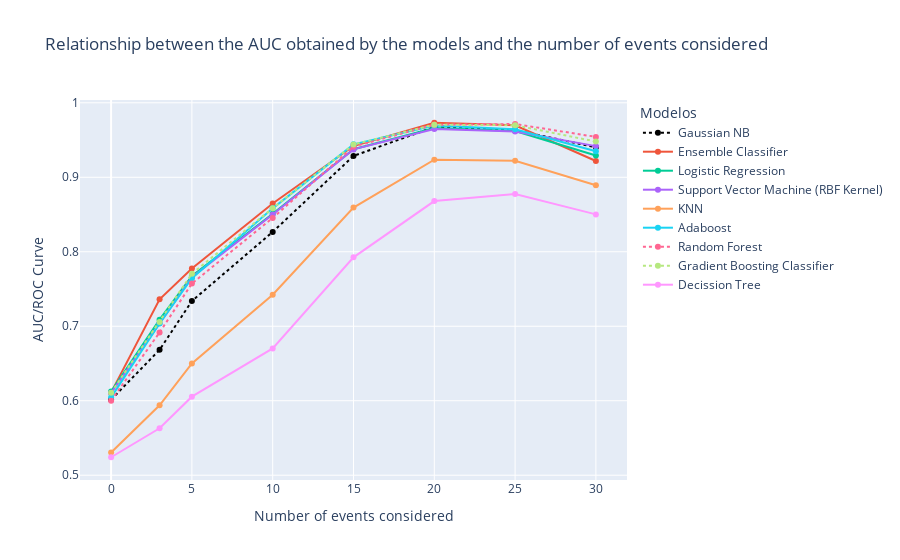

Here is the notebook cell this chart was saved with:
### Code cell
fig = px.line(df, color='model', markers=True, x='amount_events', y='auc',labels={"amount_events": "Number of events considered","auc": "AUC/ROC Curve","model": "Modelos"},title="Relationship between the AUC obtained by the models and the number of events considered")
fig.update_traces(patch={"line": {"dash": 'dot'}}, selector={"legendgroup": "Gradient Boosting Classifier"})
fig.update_traces(patch={"line": {"dash": 'dot'}}, selector={"legendgroup": "Random Forest"})
fig.update_traces(patch={"line": {'color': 'black',"dash": 'dot'}}, selector={"legendgroup": "Gaussian NB"})
fig.show()

### Figure 1 — Plotly figure (JSON) as saved in the notebook; plotly's stock layout.template omitted (floating-point values rounded to 4 significant figures)
{"data": [{"hovertemplate": "Modelos=Gaussian NB<br>Number of events considered=%{x}<br>AUC/ROC Curve=%{y}<extra></extra>", "legendgroup": "Gaussian NB", "line": {"color": "black", "dash": "dot"}, "marker": {"symbol": "circle"}, "mode": "markers+lines", "name": "Gaussian NB", "orientation": "v", "showlegend": true, "type": "scatter", "x": [0, 3, 5, 10, 15, 20, 25, 30], "xaxis": "x", "y": [0.6014, 0.6683, 0.7339, 0.8266, 0.9287, 0.9675, 0.9634, 0.9403], "yaxis": "y"}, {"hovertemplate": "Modelos=Ensemble Classifier<br>Number of events considered=%{x}<br>AUC/ROC Curve=%{y}<extra></extra>", "legendgroup": "Ensemble Classifier", "line": {"color": "#EF553B", "dash": "solid"}, "marker": {"symbol": "circle"}, "mode": "markers+lines", "name": "Ensemble Classifier", "orientation": "v", "showlegend": true, "type": "scatter", "x": [0, 3, 5, 10, 15, 20, 25, 30], "xaxis": "x", "y": [0.6109, 0.7361, 0.7776, 0.8648, 0.9419, 0.9732, 0.9699, 0.9218], "yaxis": "y"}, {"hovertemplate": "Modelos=Logistic Regression<br>Number of events considered=%{x}<br>AUC/ROC Curve=%{y}<extra></extra>", "legendgroup": "Logistic Regression", "line": {"color": "#00cc96", "dash": "solid"}, "marker": {"symbol": "circle"}, "mode": "markers+lines", "name": "Logistic Regression", "orientation": "v", "showlegend": true, "type": "scatter", "x": [0, 3, 5, 10, 15, 20, 25, 30], "xaxis": "x", "y": [0.6124, 0.7088, 0.7676, 0.8509, 0.9377, 0.9663, 0.962, 0.9293], "yaxis": "y"}, {"hovertemplate": "Modelos=Support Vector Machine (RBF Kernel)<br>Number of events considered=%{x}<br>AUC/ROC Curve=%{y}<extra></extra>", "legendgroup": "Support Vector Machine (RBF Kernel)", "line": {"color": "#ab63fa", "dash": "solid"}, "marker": {"symbol": "circle"}, "mode": "markers+lines", "name": "Support Vector Machine (RBF Kernel)", "orientation": "v", "showlegend": true, "type": "scatter", "x": [0, 3, 5, 10, 15, 20, 25, 30], "xaxis": "x", "y": [0.6103, 0.7039, 0.7658, 0.85, 0.9374, 0.9649, 0.9615, 0.9418], "yaxis": "y"}, {"hovertemplate": "Modelos=KNN<br>Number of events considered=%{x}<br>AUC/ROC Curve=%{y}<extra></extra>", "legendgroup": "KNN", "line": {"color": "#FFA15A", "dash": "solid"}, "marker": {"symbol": "circle"}, "mode": "markers+lines", "name": "KNN", "orientation": "v", "showlegend": true, "type": "scatter", "x": [0, 3, 5, 10, 15, 20, 25, 30], "xaxis": "x", "y": [0.5305, 0.5938, 0.6501, 0.7424, 0.8594, 0.9236, 0.9223, 0.8892], "yaxis": "y"}, {"hovertemplate": "Modelos=Adaboost<br>Number of events considered=%{x}<br>AUC/ROC Curve=%{y}<extra></extra>", "legendgroup": "Adaboost", "line": {"color": "#19d3f3", "dash": "solid"}, "marker": {"symbol": "circle"}, "mode": "markers+lines", "name": "Adaboost", "orientation": "v", "showlegend": true, "type": "scatter", "x": [0, 3, 5, 10, 15, 20, 25, 30], "xaxis": "x", "y": [0.6045, 0.7037, 0.7645, 0.8583, 0.9442, 0.9696, 0.9646, 0.9351], "yaxis": "y"}, {"hovertemplate": "Modelos=Random Forest<br>Number of events considered=%{x}<br>AUC/ROC Curve=%{y}<extra></extra>", "legendgroup": "Random Forest", "line": {"color": "#FF6692", "dash": "dot"}, "marker": {"symbol": "circle"}, "mode": "markers+lines", "name": "Random Forest", "orientation": "v", "showlegend": true, "type": "scatter", "x": [0, 3, 5, 10, 15, 20, 25, 30], "xaxis": "x", "y": [0.6001, 0.6917, 0.7574, 0.8455, 0.9411, 0.9706, 0.9715, 0.9542], "yaxis": "y"}, {"hovertemplate": "Modelos=Gradient Boosting Classifier<br>Number of events considered=%{x}<br>AUC/ROC Curve=%{y}<extra></extra>", "legendgroup": "Gradient Boosting Classifier", "line": {"color": "#B6E880", "dash": "dot"}, "marker": {"symbol": "circle"}, "mode": "markers+lines", "name": "Gradient Boosting Classifier", "orientation": "v", "showlegend": true, "type": "scatter", "x": [0, 3, 5, 10, 15, 20, 25, 30], "xaxis": "x", "y": [0.6108, 0.7059, 0.7706, 0.8585, 0.944, 0.9706, 0.9698, 0.948], "yaxis": "y"}, {"hovertemplate": "Modelos=Decission Tree<br>Number of events considered=%{x}<br>AUC/ROC Curve=%{y}<extra></extra>", "legendgroup": "Decission Tree", "line": {"color": "#FF97FF", "dash": "solid"}, "marker": {"symbol": "circle"}, "mode": "markers+lines", "name": "Decission Tree", "orientation": "v", "showlegend": true, "type": "scatter", "x": [0, 3, 5, 10, 15, 20, 25, 30], "xaxis": "x", "y": [0.5241, 0.5631, 0.6055, 0.6702, 0.7925, 0.8681, 0.8776, 0.8502], "yaxis": "y"}], "layout": {"legend": {"title": {"text": "Modelos"}, "tracegroupgap": 0}, "title": {"text": "Relationship between the AUC obtained by the models and the number of events considered"}, "xaxis": {"anchor": "y", "domain": [0, 1], "title": {"text": "Number of events considered"}}, "yaxis": {"anchor": "x", "domain": [0, 1], "title": {"text": "AUC/ROC Curve"}}}}
